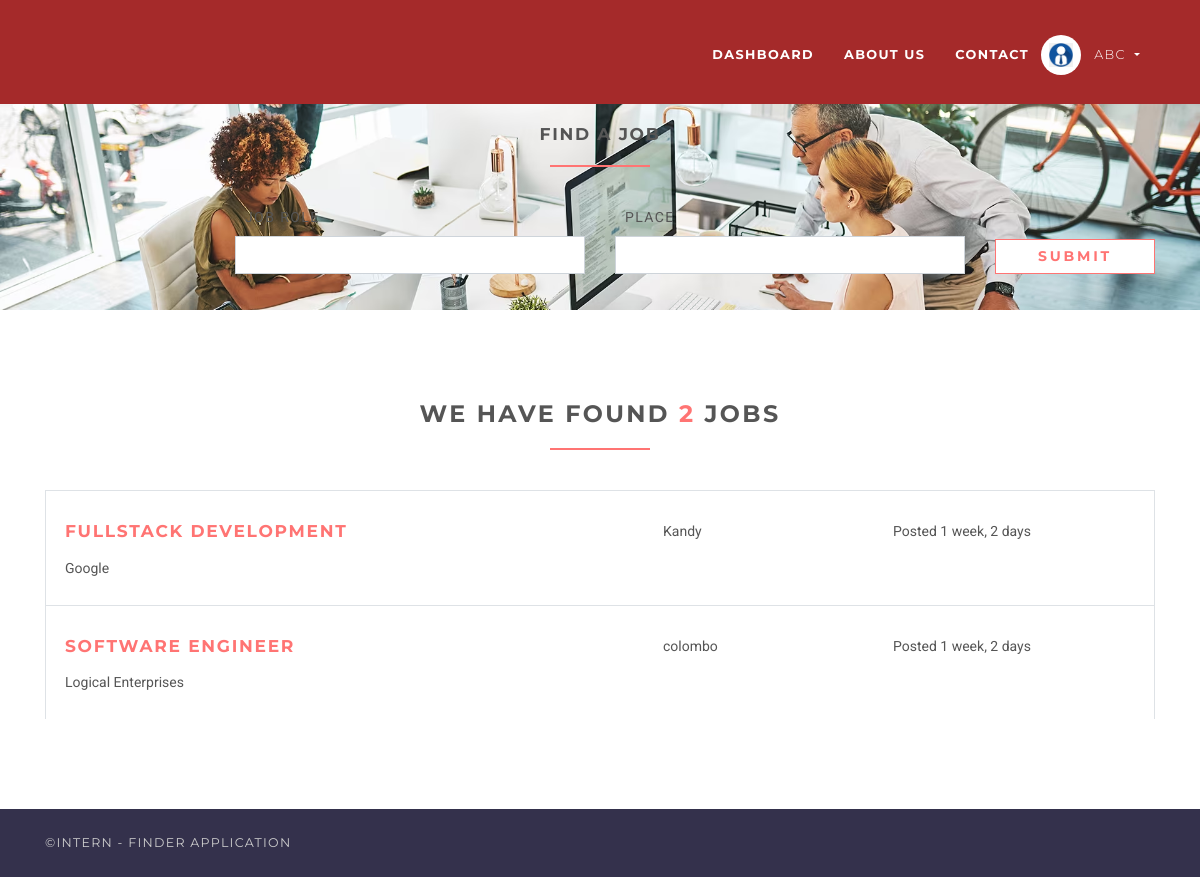
/jobs (signed in), run on an earlier commit of the app's database.
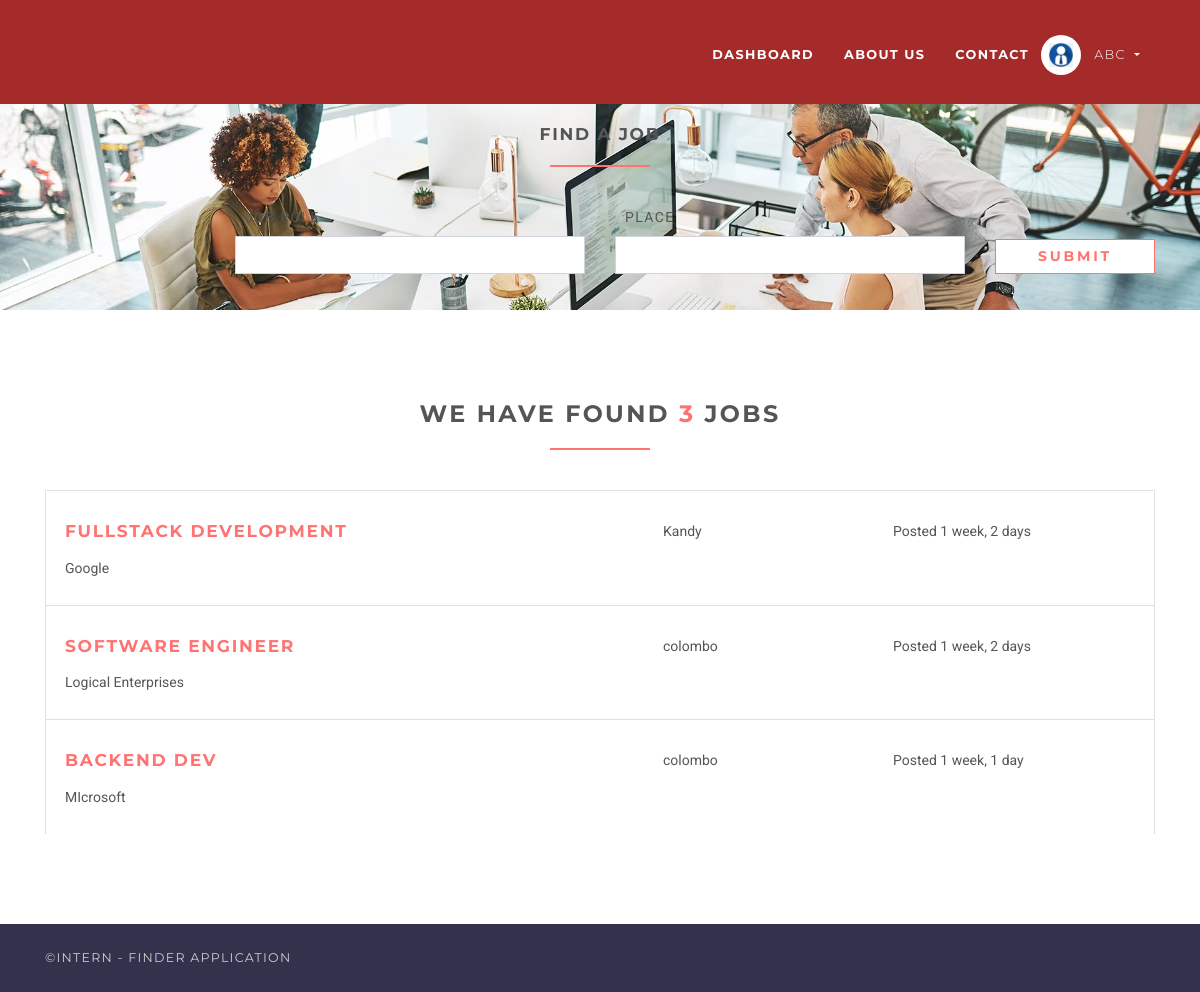
And on a later commit of the database.
### accounts/models.py (models this page shows, shortened)
class User(AbstractUser):
    username = None
    role = models.CharField(max_length=12, error_messages={
        'required': "Role must be provided"
    })
    gender = models.CharField(max_length=10, blank=True, null=True, default="")
    email = models.EmailField(unique=True, blank=False,
                              error_messages={
                                  'unique': "A user with that email already exists.",
                              })
    USERNAME_FIELD = "email"
    REQUIRED_FIELDS = []
    objects = UserManager()

### jobsapp/models.py (models this page shows, shortened)
class Job(models.Model):
    user = models.ForeignKey(User, on_delete=models.CASCADE)
    title = models.CharField(max_length=300)
    description = models.TextField()
    location = models.CharField(max_length=150)
    type = models.CharField(choices=JOB_TYPE, max_length=10)
    category = models.CharField(max_length=100)
    last_date = models.DateTimeField()
    company_name = models.CharField(max_length=100)
    company_description = models.CharField(max_length=300)
    website = models.CharField(max_length=100, default="")
    created_at = models.DateTimeField(default=timezone.now)
    filled = models.BooleanField(default=False)

### jobsapp/views/home.py (the view)
# urls.py: path('jobs', JobListView.as_view(), name='jobs'),
class JobListView(ListView):
    model = Job
    template_name = 'jobs/jobs.html'
    context_object_name = 'jobs'
    paginate_by = 5

### templates/jobs/jobs.html (shortened to what this page needs)
{% extends 'base.html' %}
{% load static %}
{% block content %}
    <section class="job-form-section job-form-section--compressed" style="background-image: url('{% static 'jobs4.jpg' %}');
    /* Adjust background image properties */
    background-size: cover; /* Cover the entire container */
    background-repeat: no-repeat; /* Do not repeat the image */
    background-position: center;">
        <div class="container">
            <h4 class="heading">Find a Job</h4>
            <form id="job-main-form" method="get" action="#" class="job-main-form">
                <div class="controls">
                    <div class="row align-items-end">
                        <div class="col-sm-1 col-lg-2"></div>
                        <div class="col-sm-5 col-lg-4 form-group">
                            <label for="profession">Job Role</label>
                            <input type="text" id="profession" name="profession"
                                    class="form-control">
                        </div>
                        <div class="col-sm-5 col-lg-4 form-group">
                            <label for="location">Place</label>
                            <input type="text" id="location" name="location"
                                    class="form-control">
                        </div>
                        <div class="col-sm-1 col-lg-2 form-group">
                            <button type="submit" name="name"
                                    class="btn btn-outline-white-primary job-main-form__button">
                                submit
                            </button>
                        </div>
                    </div>
                </div>
            </form>
        </div>
    </section>
    <section>
        <div class="container">
            <h3 class="heading">We have found <span class="accent">{{ jobs.count }}</span> jobs</h3>
            {% for job in jobs %}
                <div class="job-listing  ">
                    <div class="row">
                        <div class="col-md-12 col-lg-6">
                            <div class="row">
                                <div class="col-10">
                                    <h4 class="job__title"><a
                                            href="{% url 'jobs:jobs-detail' job.id %}">{{ job.title }}</a></h4>
                                    <p class="job__company">
                                        {{ job.company_name }}
                                    </p>
                                </div>
                            </div>
                        </div>
                        <div class="col-10 col-md-3 col-lg-2 ml-auto">
                            {{ job.location }}
                        </div>
                        <div class="col-10 col-md-3 col-lg-3 ml-auto">
                            <p>Posted {{ job.created_at|timesince }}</p>
                        </div>
                    </div>
                </div>
            {% endfor %}
        </div>
    </section>
{% endblock %}

### templates/base.html (shortened to what this page needs)
{% load static %}
<!DOCTYPE html>
<html>
<head>
    <link rel="stylesheet"
          href="{% static 'vendor/bootstrap/css/bootstrap.min.css' %}">
    <link rel="stylesheet"
          href="{% static 'vendor/font-awesome/css/font-awesome.min.css' %}">
    <link rel="stylesheet"
          href="{% static 'vendor/owl.carousel/assets/owl.carousel.css' %}">
    <link rel="stylesheet"
          href="{% static 'vendor/owl.carousel/assets/owl.theme.default.css' %}">
    <link rel="stylesheet" href="{% static 'css/style.default.css' %}"
          id="theme-stylesheet">
    <link rel="stylesheet" href="{% static 'css/custom.css' %}">
</head>
<body>
<header class="header">
    <nav class="navbar navbar-expand-lg" style="background-color: brown;" >
        <div class="container">
            <div id="navbarSupportedContent" class="collapse navbar-collapse">
                <ul class="navbar-nav ml-auto">
                    <li class="nav-item" >
                        {% if request.user.is_authenticated %}
                            {% if request.user.role == 'employer' %}
                                <a href="{% url 'jobs:employer-dashboard' %}" class="nav-link"><strong>Dashboard</strong></a>
                            {% else %}
                                <a href="/" class="nav-link"><strong>Home</strong></a>
                            {% endif %}
                        {% else %}
                        <a href="/" class="nav-link"><strong>Home</strong></a>
                        {% endif %}
                    </li>
                    <li class="nav-item">
                        <a href="{% url 'jobs:about_us' %}" class="nav-link about-link"><strong>About us</strong></a>
                    </li>
                    <li class="nav-item">
                        <a href="{% url 'jobs:contact_us' %}" class="nav-link contact-link"><strong>Contact</strong></a>
                    </li>
                    {% if request.user.is_authenticated and request.user.role == 'employer' %}
                        <li class="nav-item dropdown">
                            <a id="clientZone" href="#" data-toggle="dropdown"
                               aria-haspopup="true" aria-expanded="false"
                               class="nav-link dropdown-toggle has-img mb-3 mb-lg-0 mt-3 mt-lg-0">
                               <div class="client-menu-image">
                                <div class="inner">
                                    <img src="{% static 'employer.jpg' %}"
                                         alt="company image"
                                         class="img-fluid">
                                </div>
                                </div>
                                {% if request.user.role == 'employee' %}
                                    {{ request.user.first_name }} {{ request.user.last_name }}
                                {% else %}
                                    {{ request.user.first_name }}
                                {% endif %}
                            </a>
                        </li>
                    {% endif %}
                </ul>
            </div>
        </div>
    </nav>
</header>
<div >
    {% block content %} {% endblock %}
</div>
<footer class="footer">
    <div class="footer__copyright">
        <div class="container">
            <div class="row">
                <div class="col-md-6 text-md-left text-center">
                    <p>&copy;INTERN - FINDER APPLICATION</p>
                </div>
            </div>
        </div>
    </div>
</footer>
</body>
</html>

What changed in the data, as far as the page shows it:
added Job: title "BACKEND DEV", company_name "MIcrosoft", location "colombo", created_at "1 week, 1 day"
Also different on the page:
{{ jobs.count }}: "2" → "3"
